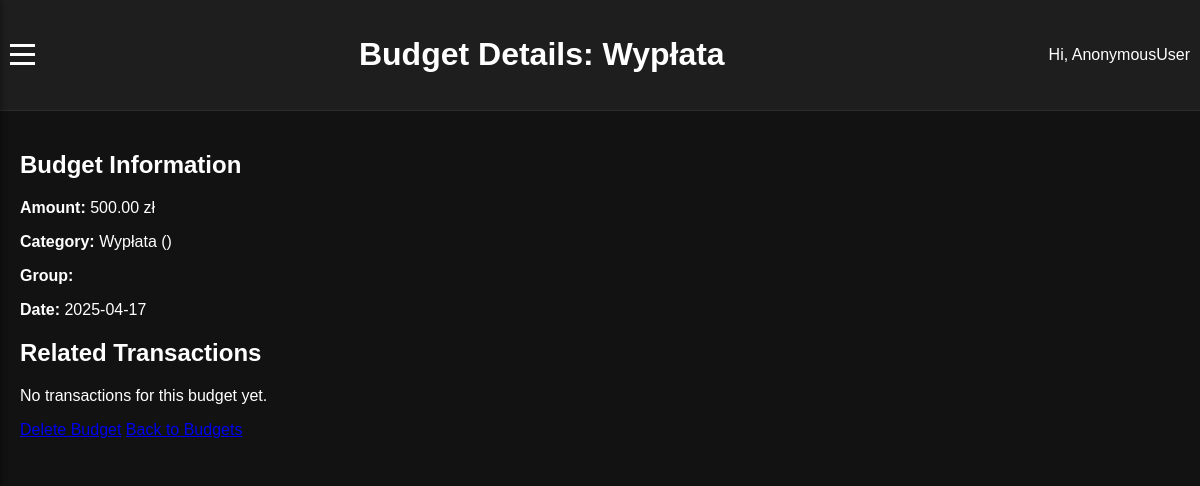
Page /budget/details/1/ on the committed database.
### budzetApp/models.py (models this page shows, shortened)
class Budget(models.Model):
    id = models.CharField(primary_key=True, max_length=36)  # UUID jako string
    budget_amount = models.DecimalField(max_digits=10, decimal_places=2)
    date = models.DateField()
    category = models.ForeignKey(Category, on_delete=models.CASCADE)

class Category(models.Model):
    id = models.CharField(primary_key=True, max_length=36)  # UUID jako string
    category_name = models.CharField(max_length=100)
    is_income = models.BooleanField(default=False)  # True dla "income", False dla "expense"

### budzetApp/views.py (the view)
# urls.py: path('budget/details/<int:budget_id>/', views.budget_details, name='budget_details'),
def budget_details(request, budget_id):
    budget = get_object_or_404(Budget, id=budget_id)
    context = {
        'budget': budget
    }
    return render(request, 'budzetApp/budget_details.html', context)

### budzetApp/templates/budzetApp/budget_details.html (shortened to what this page needs)
{% extends "budzetApp/temp.html" %}
{% load static %}
{% block header %}
<h1>Budget Details: {{ budget.category.category_name }}</h1>
{% endblock header %}
{% block main %}
<div class="budget-details-container">
    <div class="budget-info">
        <h2>Budget Information</h2>
        <p><strong>Amount:</strong> {{ budget.budget_amount }} zł</p>
        <p><strong>Category:</strong> {{ budget.category.category_name }} ({{ budget.category.category_type }})</p>
        <p><strong>Group:</strong> {{ budget.group.group_name }}</p>
        <p><strong>Date:</strong> {{ budget.date|date:"Y-m-d" }}</p>
    </div>
    <div class="budget-transactions">
        <h2>Related Transactions</h2>
        {% if transactions %}
            <table>
                <thead>
                    <tr>
                        <th>Date</th>
                        <th>Description</th>
                        <th>Amount</th>
                        <th>User</th>
                    </tr>
                </thead>
                <tbody>
                    {% for transaction in transactions %}
                    <tr>
                        <td>{{ transaction.transaction_date }}</td>
                        <td>{{ transaction.description }}</td>
                        <td class="{% if transaction.amount < 0 %}expense{% else %}income{% endif %}">
                            {{ transaction.amount }} zł
                        </td>
                        <td>{{ transaction.user.username }}</td>
                    </tr>
                    {% endfor %}
                </tbody>
            </table>
        {% else %}
            <p>No transactions for this budget yet.</p>
        {% endif %}
    </div>
    <div class="budget-actions">
        <a href="{% url 'budzetApp:delete_budget' budget.id %}" class="delete-btn" onclick="return confirm('Are you sure?')">Delete Budget</a>
        <a href="{% url 'budzetApp:budget' %}" class="back-btn">Back to Budgets</a>
    </div>
</div>
{% endblock main %}

### budzetApp/static/css/style.css (style rules this page uses)
body { margin: 0; font-family: 'Arial', sans-serif; background-color: #121212; color: #ffffff; }

### rows in the picture
Budget: category.category_name "Wypłata", budget_amount "500.00", date "2025-04-17"

### other values in the picture
{{ user }} "AnonymousUser"
